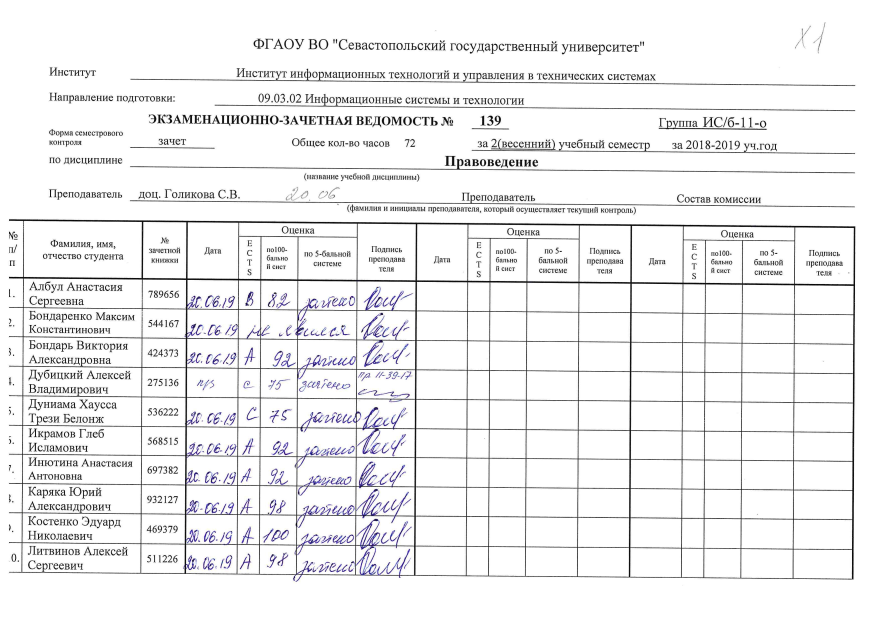
#> input picture InputData/Data/page_1.jpg, 3508 x 2480 px (shown at 1/4 size)
$ python -i helpers.py   (imports and definitions only)
#> lines starting #> are read from the running program, lines starting #| are printed output that depends on the picture; after the words box and inside, x2 and y2 are one past the last pixel; in counts of white or black regions, pixels touching at a corner belong together
#> further down, picture is the input picture: shape (2480, 3508, 3); mean B, G, R 240, 239.2, 239.3
# Import libraries
from PIL import Image
from pdf2image import convert_from_path
import cv2
import numpy as np
import os
from align_images import align_images_v2, correct_table_skew
import config


# [50 lines left out: functions rotateImage, save_in_JPG_by_pdf_2_image, sort_contours, not called in this run]


def remove_borders(img):
    grayscale_img = cv2.cvtColor(img, cv2.COLOR_BGR2GRAY)

    (thresh, img_bin) = cv2.threshold(grayscale_img, 128, 255, cv2.THRESH_BINARY | cv2.THRESH_OTSU)
    img_bin_inv = cv2.bitwise_not(img_bin)  # 255 - img_bin  # Invert the image

    kernel_length_verti = np.array(grayscale_img).shape[1] // 140
    kernel_length_hori = np.array(grayscale_img).shape[1] // 80

    verticle_kernel = cv2.getStructuringElement(cv2.MORPH_RECT, (1, kernel_length_verti))
    hori_kernel = cv2.getStructuringElement(cv2.MORPH_RECT, (kernel_length_hori, 1))

    kernel = cv2.getStructuringElement(cv2.MORPH_RECT, (3, 3))

    img_temp1 = cv2.erode(img_bin_inv, verticle_kernel, iterations=3)
    verticle_lines_img = cv2.dilate(img_temp1, verticle_kernel, iterations=3)

    img_temp2 = cv2.erode(img_bin_inv, hori_kernel, iterations=3)
    horizontal_lines_img = cv2.dilate(img_temp2, hori_kernel, iterations=3)

    alpha = 0.5
    beta = 1.0 - alpha

    img_final_bin = cv2.addWeighted(verticle_lines_img, alpha, horizontal_lines_img, beta, 0.0)
    img_final_bin = cv2.erode(~img_final_bin, kernel, iterations=3)
    (thresh, img_final_bin) = cv2.threshold(img_final_bin, 128, 255, cv2.THRESH_BINARY | cv2.THRESH_OTSU)

    img_final_bin = cv2.bitwise_not(img_final_bin)

    no_border_img = np.bitwise_or(img_bin, img_final_bin)

    return no_border_img


# [204 lines left out: functions detect_boxes_v2, detect_table_boxes, extract_table_rows, not called in this run]


def detect_main_table_part1_box(img):
    grayscale_img = cv2.cvtColor(img, cv2.COLOR_BGR2GRAY)

    (thresh, img_bin) = cv2.threshold(grayscale_img, 128, 255, cv2.THRESH_BINARY | cv2.THRESH_OTSU)
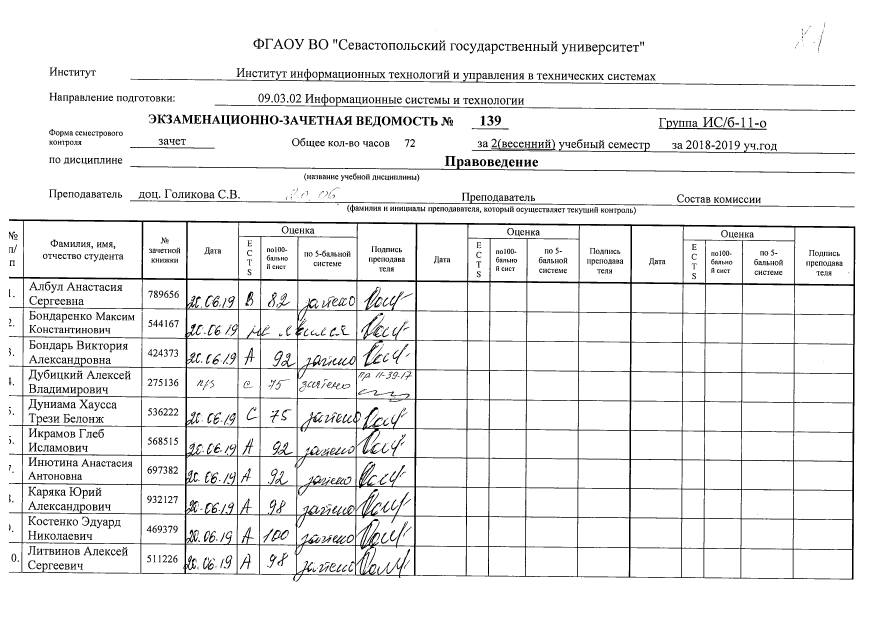
#> img_bin: shape (2480, 3508) (shown at 1/4 size); 93.3% white; 1610 black regions (269 under 20 px), largest, box (x1, y1, x2, y2) and area: (36, 877, 3421, 2327) 271154, (521, 636, 3420, 693) 9362, (522, 292, 3421, 344) 8520
#> thresh = 154
    img_bin = 255 - img_bin  # Invert the image
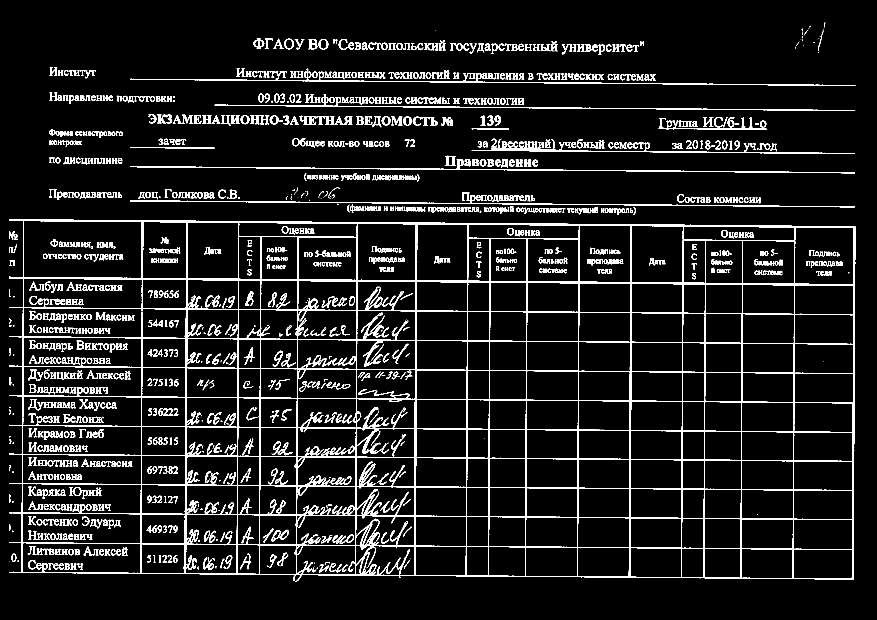
#> img_bin: shape (2480, 3508) (shown at 1/4 size); 6.7% white; 1610 white regions (269 under 20 px), largest, box (x1, y1, x2, y2) and area: (36, 877, 3421, 2327) 271154, (521, 636, 3420, 693) 9362, (522, 292, 3421, 344) 8520

    kernel_length_verti = np.array(grayscale_img).shape[1] // 140
    kernel_length_hori = np.array(grayscale_img).shape[1] // 40

    verticle_kernel = cv2.getStructuringElement(cv2.MORPH_RECT, (1, kernel_length_verti))
    hori_kernel = cv2.getStructuringElement(cv2.MORPH_RECT, (kernel_length_hori, 1))

    kernel = cv2.getStructuringElement(cv2.MORPH_RECT, (3, 3))

    img_temp1 = cv2.erode(img_bin, verticle_kernel, iterations=3)
#> img_temp1: shape (2480, 3508); 0.87% white; 20 white regions, largest, box (x1, y1, x2, y2) and area: (1656, 926, 1669, 2267) 7552, (3408, 941, 3421, 2282) 7517, (2516, 933, 2528, 2274) 7337
    verticle_lines_img = cv2.dilate(img_temp1, verticle_kernel, iterations=3)
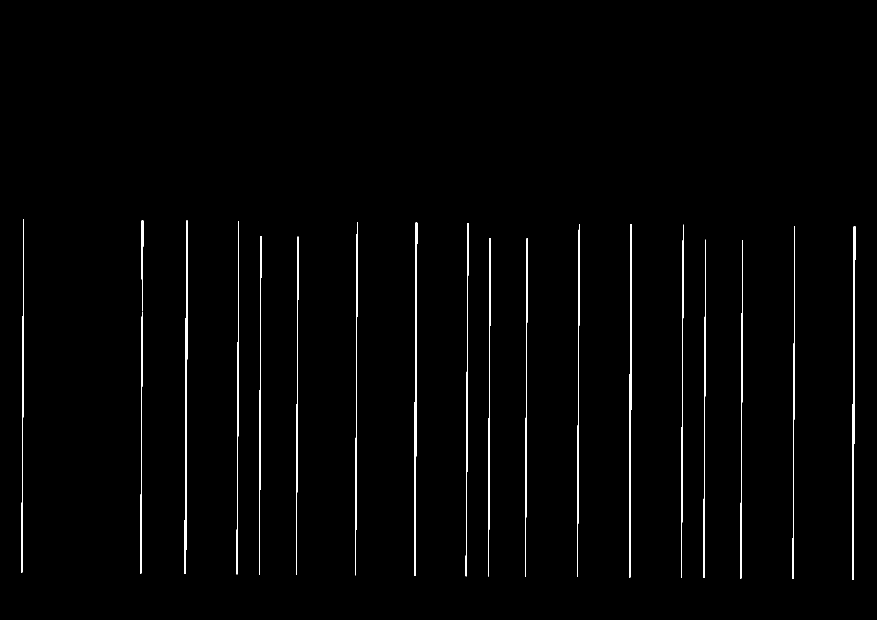
#> verticle_lines_img: shape (2480, 3508) (shown at 1/4 size); 1% white; 19 white regions, largest, box (x1, y1, x2, y2) and area: (3408, 905, 3421, 2318) 8597, (1656, 890, 1669, 2303) 8488, (2516, 897, 2528, 2310) 8201

    img_temp2 = cv2.erode(img_bin, hori_kernel, iterations=3)
#> img_temp2: shape (2480, 3508); 0.55% white; 379 white regions (26 under 20 px), largest, box (x1, y1, x2, y2) and area: (165, 879, 3292, 910) 12683, (165, 1110, 3291, 1141) 12497, (2764, 513, 2938, 517) 260
    horizontal_lines_img = cv2.dilate(img_temp2, hori_kernel, iterations=3)
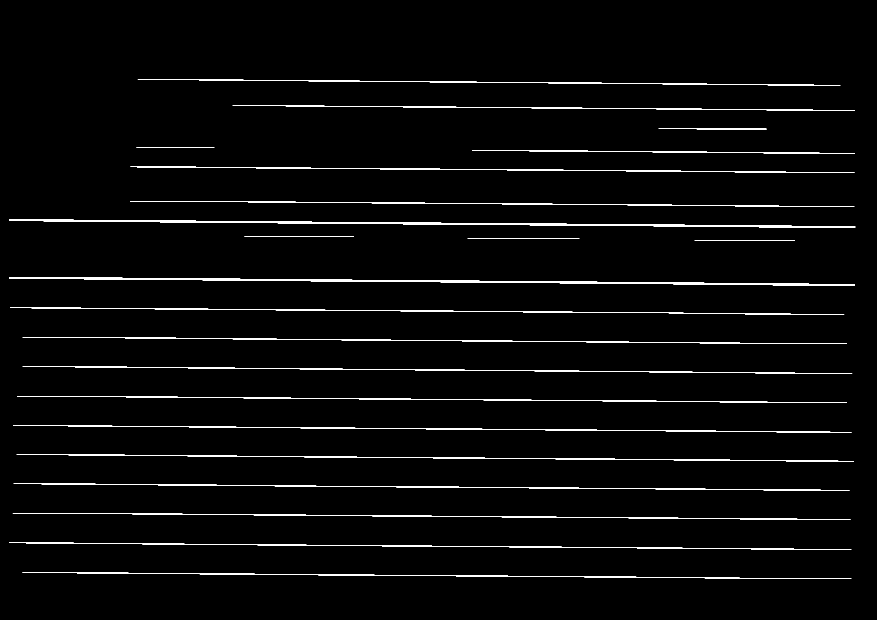
#> horizontal_lines_img: shape (2480, 3508) (shown at 1/4 size); 1.9% white; 24 white regions, largest, box (x1, y1, x2, y2) and area: (36, 879, 3421, 910) 20681, (36, 1110, 3420, 1141) 20495, (66, 1818, 3416, 1845) 9205

    alpha = 0.5
    beta = 1.0 - alpha

    img_final_bin = cv2.addWeighted(verticle_lines_img, alpha, horizontal_lines_img, beta, 0.0)
    img_final_bin = cv2.erode(~img_final_bin, kernel, iterations=3)
    (thresh, img_final_bin) = cv2.threshold(img_final_bin, 128, 255, cv2.THRESH_BINARY | cv2.THRESH_OTSU)
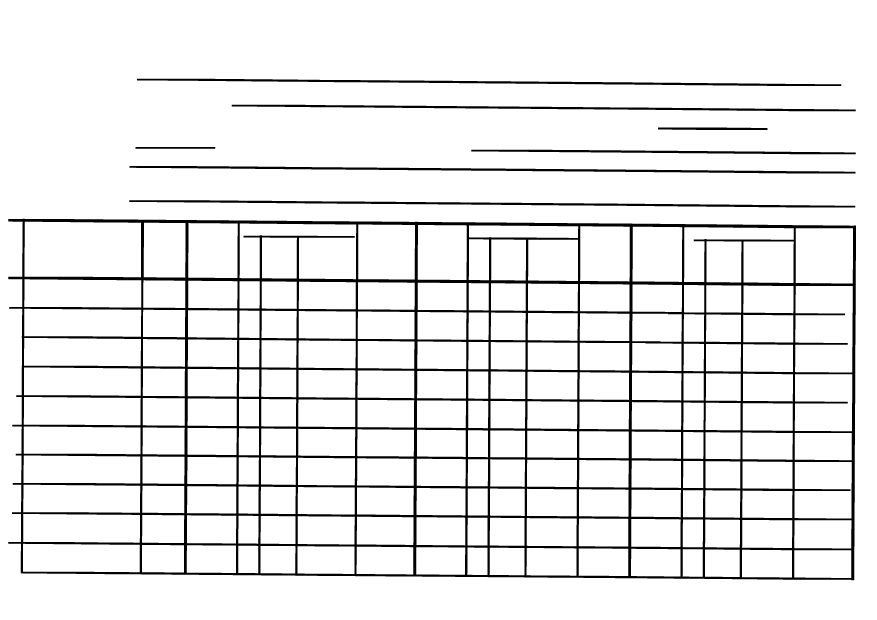
#> img_final_bin: shape (2480, 3508) (shown at 1/4 size); 91.7% white; 8 black regions
#> thresh = 127

    contours, hierarchy = cv2.findContours(img_final_bin, cv2.RETR_TREE, cv2.CHAIN_APPROX_SIMPLE)
#> contours = 192 contours; largest, box (x1, y1, x2, y2) and area: (0, 0, 3508, 2480) 8693853, (32, 874, 3425, 2322) 4737164, (98, 887, 564, 1109) 101080, (3180, 1144, 3411, 1490) 74863, (958, 894, 1425, 1117) 71491
    img_of_main_table = None
    idx = 1
    for c in contours:
        x, y, w, h = cv2.boundingRect(c)
        # было условие 1000 < h < 1600
        if w > 3200 and 1000 < h < 2100:
            img_of_main_table = img[y:y + h, x:x + w]

            cv2.imwrite("Output/detect_main_table_part1_box.jpg", img_of_main_table)

            no_border = remove_borders(img_of_main_table)
            cv2.imwrite("Output/no_border.jpg", no_border)
            break
#> this loop made 2 passes
#> (c, x, y, w, h) on pass 1: ([[0, 0], [0, 2479], [3507, 2479], [3507, 0]], 0, 0, 3508, 2480)
#> pass 2, in remove_borders, `grayscale_img = cv2.cvtColor(img, cv2.COLOR_BGR2GRAY)`:
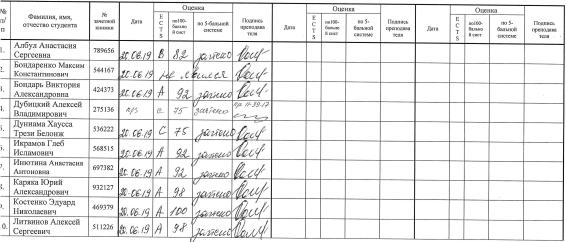
#> grayscale_img: shape (1448, 3393) (shown at 1/6 size); min 0, max 255, mean 234.8
#> pass 2, in remove_borders, `img_bin_inv = cv2.bitwise_not(img_bin)`:
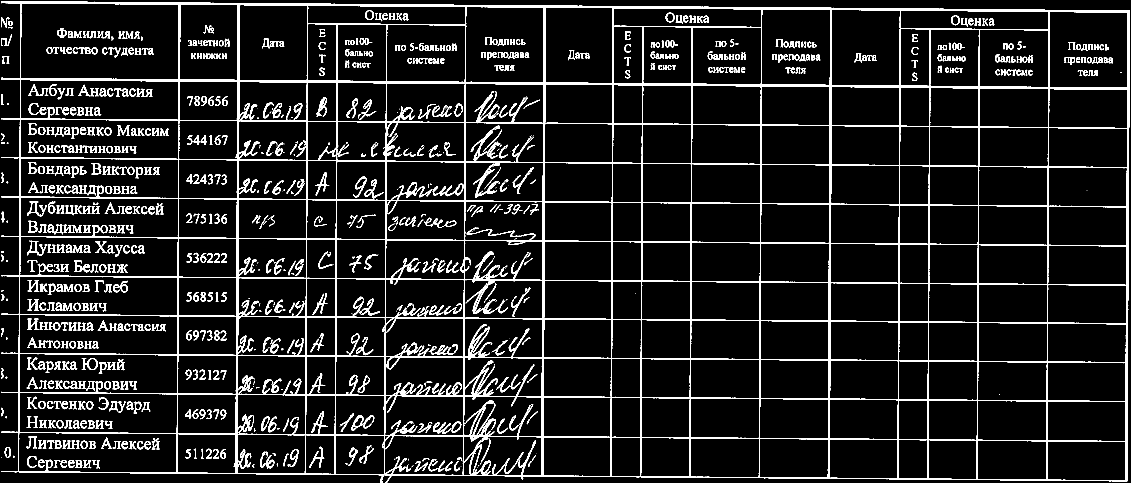
#> img_bin_inv: shape (1448, 3393) (shown at 1/3 size); 8.6% white; 1004 white regions (183 under 20 px), largest, box (x1, y1, x2, y2) and area: (4, 3, 3389, 1448) 269393, (1420, 491, 1496, 593) 1444, (1298, 551, 1391, 589) 938

    return img_of_main_table


# [21 lines left out: functions extract_main_table_part1, extract_main_table_part2, not called in this run]


def extract_data_from_main_table(main_table_img):
    extract_table_rows(main_table_img)


# [52 lines left out: functions detect_main_table_part2_box, detect_boxes_v3, not called in this run]

# для второй части ведомости, отделения основной таблицы от итоговой (в кот приводится статистика оценок студентов)
# erosion = cv2.erode(bitwise, np.ones((2, 2), np.uint8), iterations=4)
# dilation = cv2.dilate(erosion, np.ones((3, 3), np.uint8), iterations=8)

>>> import cv2
>>> picture = cv2.imread('InputData/Data/page_1.jpg')
>>> result = detect_main_table_part1_box(picture)

$ run again, on InputData/Data/page_10.jpg
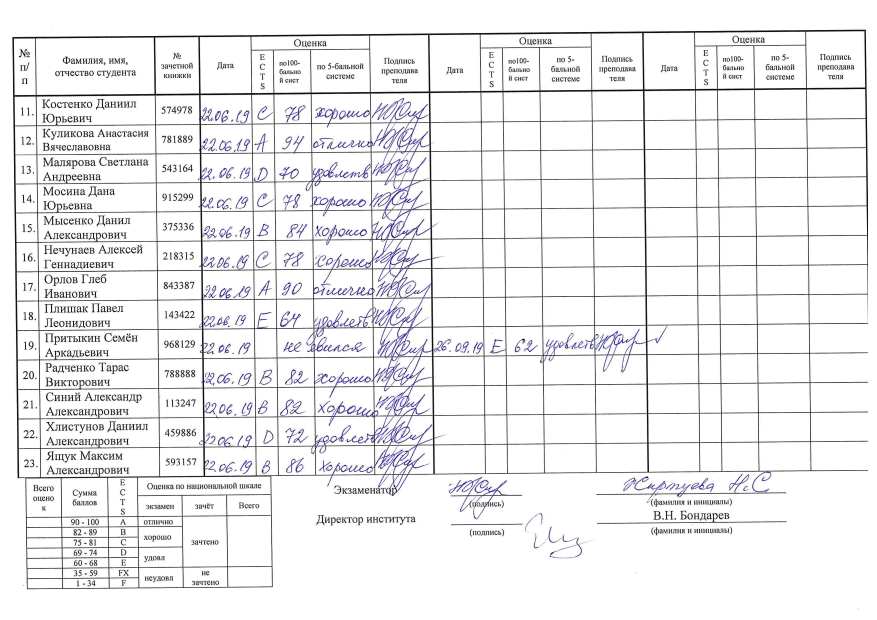
#> input picture InputData/Data/page_10.jpg, 3508 x 2480 px (shown at 1/4 size)
#> picture is the input picture: shape (2480, 3508, 3); mean B, G, R 239, 237.7, 238
#> in detect_main_table_part1_box, `(thresh, img_bin) = cv2.threshold(grayscale_img, 128, 255, cv2.THRESH_..`:
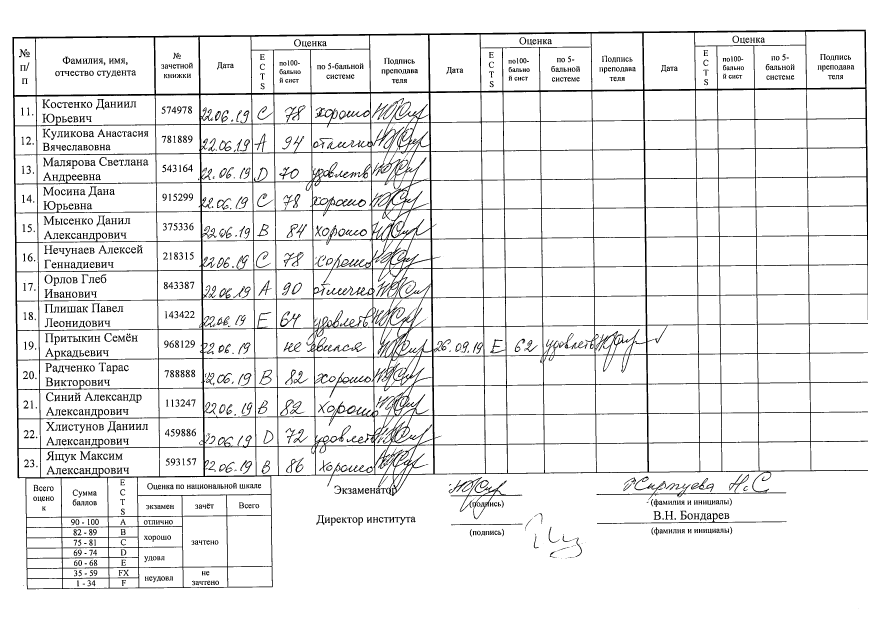
#> img_bin: shape (2480, 3508) (shown at 1/4 size); 92.6% white; 1297 black regions (158 under 20 px), largest, box (x1, y1, x2, y2) and area: (49, 118, 3472, 2357) 412509, (1795, 1908, 2089, 2077) 5021, (2388, 2053, 3146, 2095) 2410
#> in detect_main_table_part1_box, `(thresh, img_bin) = cv2.threshold(grayscale_img, 128, 255, cv2.THRESH_..`: thresh = 155
#> img_temp1: shape (2480, 3508); 1.1% white; 26 white regions, largest, box (x1, y1, x2, y2) and area: (1713, 170, 1739, 1862) 8890, (51, 184, 76, 1877) 8603, (794, 178, 819, 1872) 8504
#> verticle_lines_img: shape (2480, 3508); 1.5% white; 26 white regions, largest, box (x1, y1, x2, y2) and area: (1713, 134, 1739, 1898) 10762, (51, 148, 76, 1913) 10403, (794, 142, 819, 1908) 10304
#> img_temp2: shape (2480, 3508); 0.6% white; 407 white regions (16 under 20 px), largest, box (x1, y1, x2, y2) and area: (178, 121, 3334, 152) 12795, (181, 352, 3337, 385) 12724, (199, 1904, 956, 1912) 1865
#> horizontal_lines_img: shape (2480, 3508); 2% white; 32 white regions, largest, box (x1, y1, x2, y2) and area: (52, 352, 3466, 385) 21238, (49, 121, 3463, 152) 20793, (70, 1882, 3472, 1912) 11118
#> in detect_main_table_part1_box, `(thresh, img_final_bin) = cv2.threshold(img_final_bin, 128, 255, cv2.T..`:
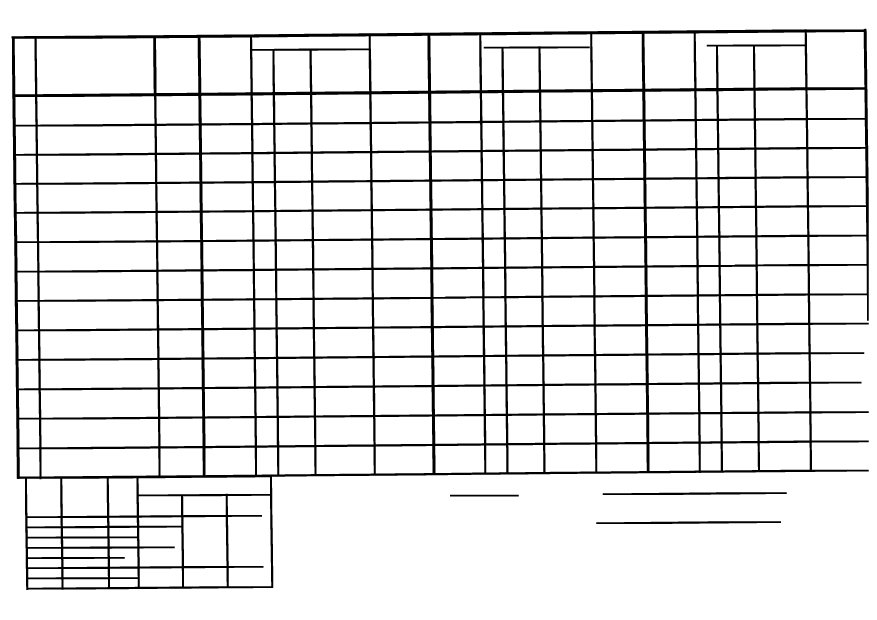
#> img_final_bin: shape (2480, 3508) (shown at 1/4 size); 90.1% white; 4 black regions
#> in detect_main_table_part1_box, `(thresh, img_final_bin) = cv2.threshold(img_final_bin, 128, 255, cv2.T..`: thresh = 127
#> contours = 283 contours; largest, box (x1, y1, x2, y2) and area: (0, 0, 3508, 2480) 8693853, (45, 114, 3476, 2361) 6342212, (146, 153, 615, 377) 101880, (1925, 137, 2363, 361) 65171, (911, 1983, 1085, 2345) 58295
#> the loop in detect_main_table_part1_box, `for c in contours:` made 283 passes
#> (x, y, w, h) on passes 2 to 4: (2384, 2084, 741, 13), (1799, 1978, 277, 9), (2410, 1968, 738, 13)
